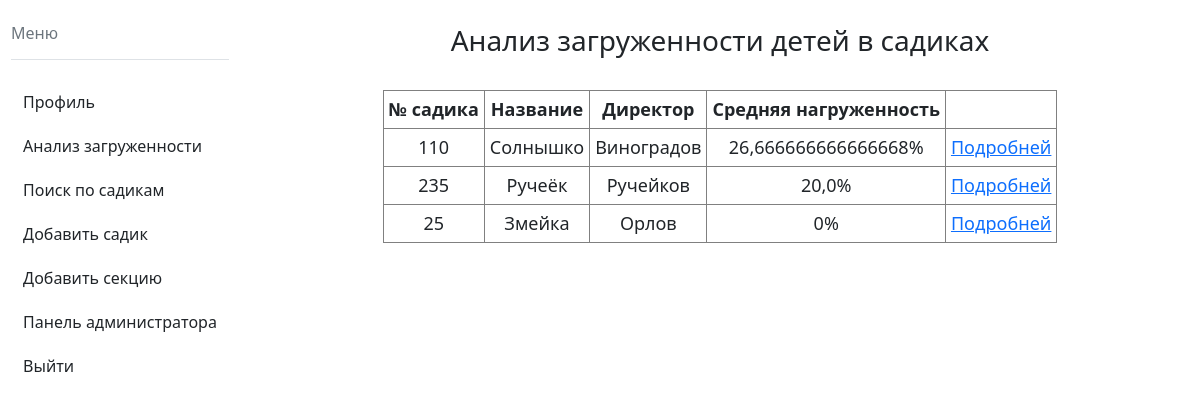
Screenshot of /load_childs (signed in) with the database file from the repository.
### mainapp/models.py (models this page shows, shortened)
class Garten(models.Model):
    number = models.IntegerField(default=1, help_text='Введите номер детского сада', verbose_name='Номер дет. сада')
    title = models.CharField(max_length=150, help_text='Введите название дет. сада', verbose_name='Название', null=False)
    director = models.CharField(max_length=150, help_text='Введите директора дет. сада', verbose_name='Директор', null=False)

### mainapp/views.py (the view)
# urls.py: path('load_childs', views.load_childs, name='load_childs'),
def load_childs(request):
    if request.user.is_authenticated:
        if check_role(request) == 'g' or check_role(request) == 'o':
            gartens = Garten.objects.all()
            ld = {}
            for garten in gartens:
                s = 0
                for child in Child.objects.filter(garten=garten):
                    for section in child.sections.all():
                        s += section.load
                if len(Child.objects.filter(garten=garten)) != 0:
                    sr = s/len(Child.objects.filter(garten=garten))
                else:
                    sr = 0
                ld[garten.id]=sr
            role = check_role(request)
            return render(request, 'mainapp/load_childs.html', {'gartens':gartens, 'ld':ld, 'role':role})
        else:
            return HttpResponseRedirect('/')
    else:
        return HttpResponseRedirect('/login')

### mainapp/views.py (called while the page is built)
def check_role(request):
    try:
        if User.objects.filter(pk=request.user.id, groups__name='Parent').exists():
            role = 'p'
        elif User.objects.filter(pk=request.user.id, groups__name='Admin_organization').exists():
            role = 'o'
        elif User.objects.filter(pk=request.user.id, groups__name='Admin_garten').exists():
            role = 'g'
        else:
            role = 'error'
    except:
        role = 'error'
    return role

### templates/mainapp/load_childs.html (shortened to what this page needs)
<!DOCTYPE html>
<html lang="en">
{% load static %}
<head>
    <link href= '{% static "css/garten_profile.css" %}' rel="stylesheet" >
    <link rel="stylesheet" href="https://cdn.jsdelivr.net/npm/bootstrap@5.1.3/dist/css/bootstrap.min.css">
</head>
<body>
<div class="b-left">
    <aside class="bd-aside sticky-xl-top text-muted align-self-start mb-3 mb-xl-5 px-2">
  <h2 class="h6 pt-4 pb-3 mb-4 border-bottom">Меню</h2>
  <nav class="small" id="toc">
   <ul class="list-unstyled">
      <li class="my-2">
          <a href="/" class="btn d-inline-flex align-items-center collapsed border-0" data-bs-toggle="collapse" aria-expanded="false" data-bs-target="#contents-collapse" aria-controls="contents-collapse">Профиль</a>
      </li>
      <li class="my-2">
        <a href="/load_childs" class="btn d-inline-flex align-items-center collapsed border-0" data-bs-toggle="collapse" aria-expanded="false" data-bs-target="#contents-collapse" aria-controls="contents-collapse">Анализ загруженности</a>
      </li>
        <li class="my-2">
        <a href="/garten_search" class="btn d-inline-flex align-items-center collapsed border-0" data-bs-toggle="collapse" aria-expanded="false" data-bs-target="#contents-collapse" aria-controls="contents-collapse">Поиск по садикам</a>
      </li>
       {% if role == 'g' %}
        <li class="my-2">
        <a href="/add_child" class="btn d-inline-flex align-items-center collapsed border-0" data-bs-toggle="collapse" aria-expanded="false" data-bs-target="#contents-collapse" aria-controls="contents-collapse">Добавить ребёнка</a>
      </li>
        <li class="my-2">
        <a href="/add_parent" class="btn d-inline-flex align-items-center collapsed border-0" data-bs-toggle="collapse" aria-expanded="false" data-bs-target="#contents-collapse" aria-controls="contents-collapse">Добавить родителя ребенку</a>
      </li>
       {% else %}
       <li class="my-2">
        <a href="/add_garten" class="btn d-inline-flex align-items-center collapsed border-0" data-bs-toggle="collapse" aria-expanded="false" data-bs-target="#contents-collapse" aria-controls="contents-collapse">Добавить садик</a>
      </li>
        <li class="my-2">
        <a href="/add_section" class="btn d-inline-flex align-items-center collapsed border-0" data-bs-toggle="collapse" aria-expanded="false" data-bs-target="#contents-collapse" aria-controls="contents-collapse">Добавить секцию</a>
      </li>
       {% endif %}
        <li class="my-2">
        <a href="/admin" class="btn d-inline-flex align-items-center collapsed border-0" data-bs-toggle="collapse" aria-expanded="false" data-bs-target="#contents-collapse" aria-controls="contents-collapse">Панель администратора</a>
      </li>
      <li class="my-2">
        <a href="/logout" class="btn d-inline-flex align-items-center collapsed border-0" data-bs-toggle="collapse" aria-expanded="false" data-bs-target="#contents-collapse" aria-controls="contents-collapse">Выйти</a>
      </li>
    </ul>
  </nav>
</aside>
</div>
<div class="b-right">
    <br>
    <h3 style="display: flex; justify-content: center; align-items: center;">Анализ загруженности детей в садиках</h3>
    <br>
    <table>
        <tr><th>№ садика</th><th>Название</th><th>Директор</th><th>Средняя нагруженность</th><th></th></tr>
        {% for garten in gartens %}
            {% for key, value in ld.items %}
                {% if key == garten.id %}
                <tr>
                    <td>{{garten.number}}</td>
                    <td>{{garten.title}}</td>
                    <td>{{garten.director}}</td>
                    <td>{{ value }}%</td>
                    <td><a href="/garten/{{garten.id}}">Подробней</a></td>
                </tr>
                {% endif %}
            {% endfor %}
        {% endfor %}
    </table>
</div>
</body>
</html>

### static/css/garten_profile.css (style rules this page uses)
.b-left { width:20%; float:left; display:flex; justify-content: center; align-items: center; }
.b-right { width:80%; float:right; }
li { list-style-type: none; }
ul { margin-left: 0; padding-left: 0; }

### templates/mainapp/load_childs.html (style rules this page uses)
TD, TH { padding: 5px; font-size: 18px; border: 1px solid grey; text-align: center; }
table { margin: auto; }

### rows the page displays
Garten: number "110", title "Солнышко", director "Виноградов", ld "26,666666666666668"
Garten: number "235", title "Ручеёк", director "Ручейков", ld "20,0"
Garten: number "25", title "Змейка", director "Орлов", ld "0"
